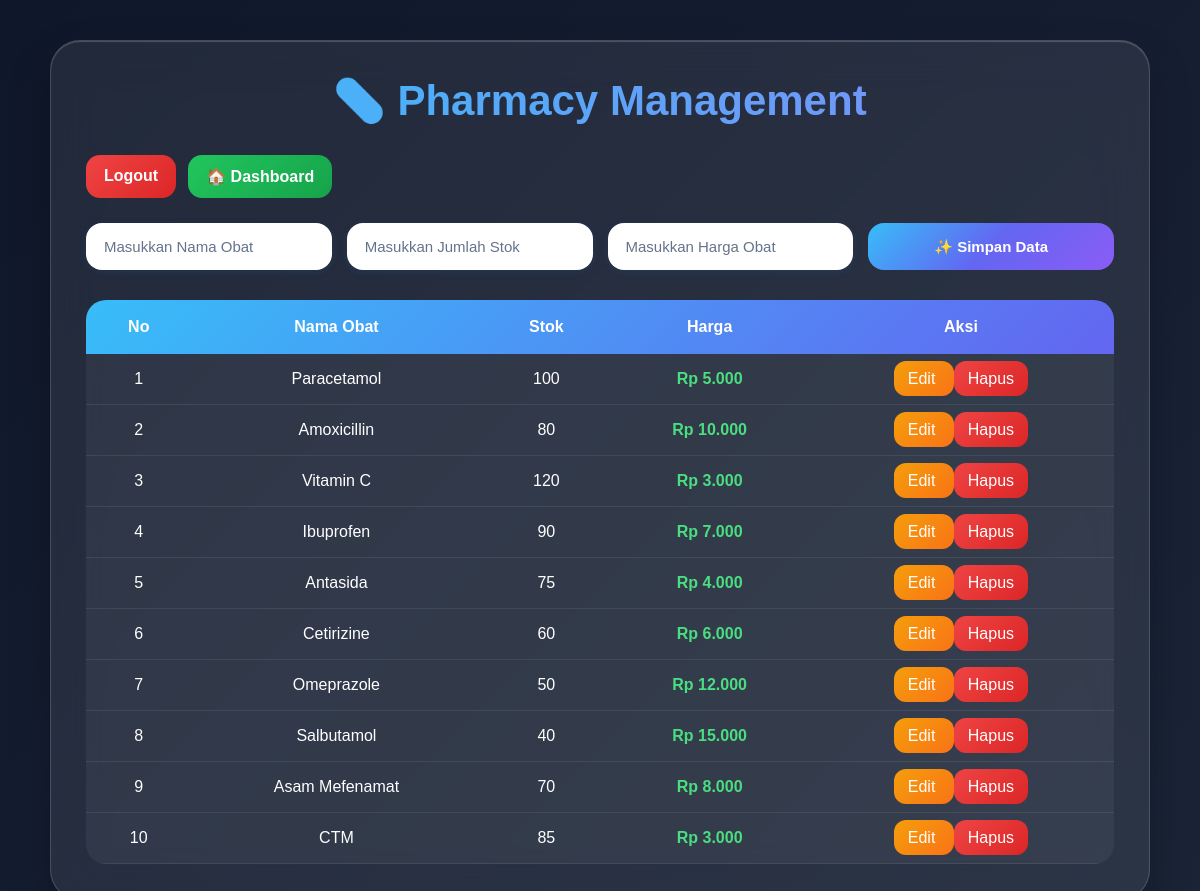
/obat.php, run on the app's committed database.
### tables this page shows
CREATE TABLE `obat` (
  `id` int(11) NOT NULL,
  `nama_obat` varchar(100) DEFAULT NULL,
  `stok` int(11) DEFAULT NULL,
  `harga` int(11) DEFAULT NULL
);

### obat.php (the view, shortened to what this page needs)
<?php
include 'config.php';
?>
<!DOCTYPE html>
<html lang="id">
<head>
</head>
<body>
<div class="container">
    <div class="card">
        <h2>💊  Pharmacy Management</h2>
        <div class="menu">
            <a href="logout.php" class="logout">Logout</a>
             <a href="dashboard.php" class="kembali">🏠 Dashboard</a>
        </div>
        <?php
        $edit = null;
        ?>
        <form method="POST">
            <input type="text"
                   name="nama_obat"
                   placeholder="Masukkan Nama Obat"
                   value="<?= $edit ? $edit['nama_obat'] : '' ?>"
                   required>
            <input type="number"
                   name="stok"
                   placeholder="Masukkan Jumlah Stok"
                   value="<?= $edit ? $edit['stok'] : '' ?>">
            <input type="number"
                   name="harga"
                   placeholder="Masukkan Harga Obat"
                   value="<?= $edit ? $edit['harga'] : '' ?>">
            <?php if($edit) { ?>
                <button name="update">✏️ Update Data</button>
            <?php } else { ?>
                <button name="simpan">✨ Simpan Data</button>
            <?php } ?>
        </form>
        <div class="table-container">
            <table>
                <thead>
                    <tr>
                        <th>No</th>
                        <th>Nama Obat</th>
                        <th>Stok</th>
                        <th>Harga</th>
                        <th>Aksi</th>
                    </tr>
                </thead>
                <tbody>
                    <?php
                    $no = 1;
                    $data = mysqli_query($conn, "SELECT * FROM obat");
                    while ($d = mysqli_fetch_array($data)) {
                    ?>
                    <tr>
                        <td><?= $no++ ?></td>
                        <td><?= $d['nama_obat'] ?></td>
                        <td><?= $d['stok'] ?></td>
                        <td class="harga">
                            Rp <?= number_format($d['harga'],0,',','.') ?>
                        </td>
                        <td>
                            <a href="obat.php?edit=<?= $d['id'] ?>" class="btn edit">
                                Edit
                            </a>
                            <a href="obat.php?hapus=<?= $d['id'] ?>"
                               class="btn hapus"
                               onclick="return confirm('Yakin hapus data?')">
                                Hapus
                            </a>
                        </td>
                    </tr>
                    <?php } ?>
                </tbody>
            </table>
        </div>
    </div>
</div>
</body>
</html>

### obat.php (style rules this page uses)
* { margin:0; padding:0; box-sizing:border-box; font-family:'Poppins',sans-serif; }
body { min-height:100vh; background: linear-gradient( 135deg, #0f172a, #1e293b, #312e81, #0f172a ); background-size:400% 400%; animation:bgMove 12s ease infinite; padding:40px 20px; color:white; }
.container { max-width:1100px; margin:auto; }
.card { background:rgba(255,255,255,0.08); backdrop-filter:blur(25px); border:1px solid rgba(255,255,255,0.15); border-radius:30px; padding:35px; box-shadow: 0 20px 40px rgba(0,0,0,.25), inset 0 1px 1px rgba(255,255,255,.2); animation:showCard 1s ease; }
h2 { text-align:center; font-size:42px; margin-bottom:30px; font-weight:700; background:linear-gradient( 90deg, #38bdf8, #818cf8, #ec4899 ); background-size:200%; -webkit-background-clip:text; -webkit-text-fill-color:transparent; animation:textGlow 4s linear infinite; }
form { display:grid; grid-template-columns:repeat(auto-fit,minmax(230px,1fr)); gap:15px; margin-bottom:30px; }
form input { padding:15px 18px; border:none; border-radius:16px; background:#ffffff; color:#1e293b; font-size:15px; box-shadow:0 2px 10px rgba(42, 168, 252, 0.08); }
form input::placeholder { color:#64748b; opacity:1; }
button { border:none; border-radius:16px; background:linear-gradient( 135deg, #38bdf8, #6366f1, #8b5cf6 ); color:white; font-size:15px; font-weight:600; cursor:pointer; transition:.4s; }
.menu { display:flex; gap:12px; margin-bottom:25px; }
.menu a { text-decoration:none; padding:12px 18px; border-radius:14px; color:white; font-weight:600; transition:.4s; }
.logout { background:linear-gradient(135deg,#ef4444,#dc2626); }
.kembali { background:linear-gradient(135deg,#22c55e,#16a34a); }
.table-container { overflow:auto; }
table { width:100%; border-collapse:collapse; overflow:hidden; border-radius:20px; }
thead { background:linear-gradient( 135deg, #38bdf8, #6366f1 ); }
th { padding:18px; color:white; }
td { padding:16px; text-align:center; background:rgba(255,255,255,.05); border-bottom:1px solid rgba(255,255,255,.08); }
tbody tr { transition:.4s; }
.harga { color:#4ade80; font-weight:700; }
.btn { padding:9px 14px; border-radius:12px; text-decoration:none; color:white; transition:.4s; }
.edit { background:linear-gradient(135deg,#f59e0b,#f97316); }
.hapus { background:linear-gradient(135deg,#ef4444,#dc2626); }

### data on the page
obat: nama_obat "Paracetamol", stok "100", harga "5.000"
obat: nama_obat "Amoxicillin", stok "80", harga "10.000"
obat: nama_obat "Vitamin C", stok "120", harga "3.000"
obat: nama_obat "Ibuprofen", stok "90", harga "7.000"
obat: nama_obat "Antasida", stok "75", harga "4.000"
obat: nama_obat "Cetirizine", stok "60", harga "6.000"
obat: nama_obat "Omeprazole", stok "50", harga "12.000"
obat: nama_obat "Salbutamol", stok "40", harga "15.000"
obat: nama_obat "Asam Mefenamat", stok "70", harga "8.000"
obat: nama_obat "CTM", stok "85", harga "3.000"
